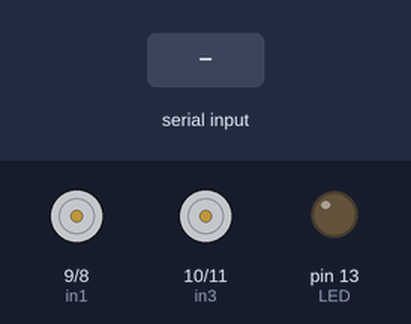
A sketch run on a simulated Arduino Uno, built with avr-gcc and run on an emulated ATmega328P. On the bench: motor-driver pin pairs drawn as motors (green arrow = first pin HIGH = forward, orange = second pin HIGH = backward, longer = more drive, scaled by the enable pin), output pins drawn as LEDs (lit = HIGH). Inputs (shaded band) come from the test bench.

Above: at 1.2 s.
1.3 s: "F" received over Serial
At 2.5 s:
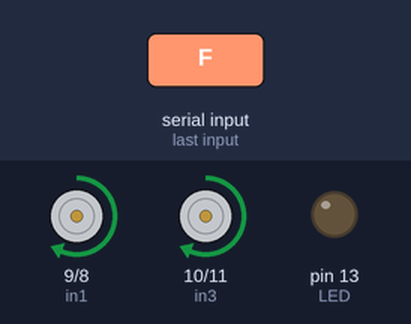
2.8 s: byte 50 ('2') received over Serial
At 3.6 s:
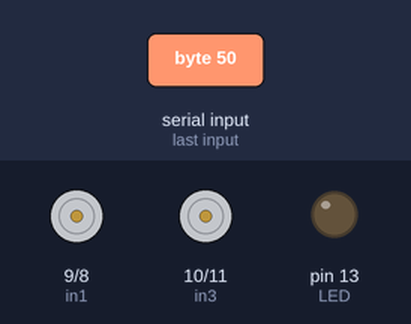
4.3 s: "B" received over Serial
At 4.8 s:
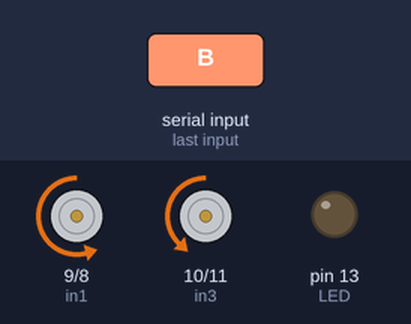
5.8 s: byte 51 ('3') received over Serial
At 7.0 s:
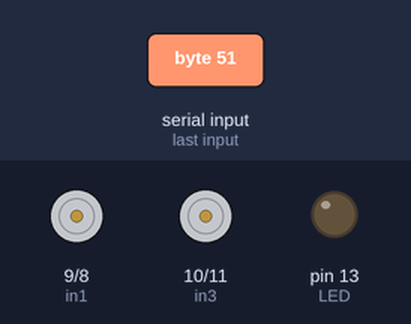
7.3 s: "L" received over Serial
At 8.3 s:
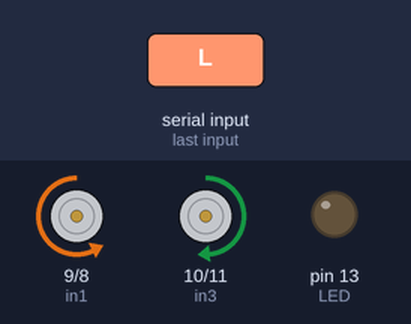
8.8 s: "R" received over Serial
At 9.4 s:
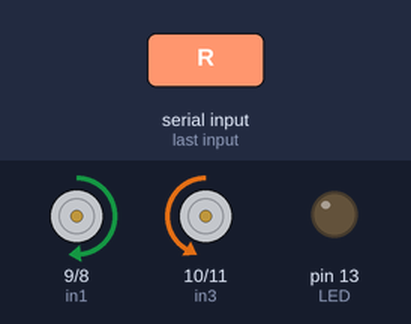
Timing chart, 0 to 11.3 s (numbered marks = the images above; inputs shaded):
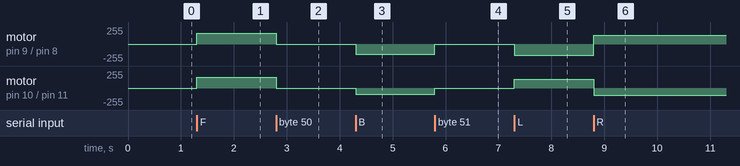

Measured:
- after the input at 1.3 s, motor on pin 9 (in1) / pin 8 (in2), motor on pin 10 (in3) / pin 11 (in4): stopped → forward 163/255 at once
- after the input at 2.8 s, motor on pin 9 (in1) / pin 8 (in2), motor on pin 10 (in3) / pin 11 (in4): forward 163/255 → stopped at once
- after the input at 4.3 s, motor on pin 9 (in1) / pin 8 (in2): stopped → backward 153/255 at once; motor on pin 10 (in3) / pin 11 (in4): stopped → backward 92/255 at once
- after the input at 5.8 s, motor on pin 9 (in1) / pin 8 (in2): backward 153/255 → stopped at once; motor on pin 10 (in3) / pin 11 (in4): backward 92/255 → stopped at once
- after the input at 7.3 s, motor on pin 9 (in1) / pin 8 (in2): stopped → backward 165/255 at once; motor on pin 10 (in3) / pin 11 (in4): stopped → forward 132/255 at once
- after the input at 8.8 s, motor on pin 9 (in1) / pin 8 (in2): backward 165/255 → forward 132/255 at once; motor on pin 10 (in3) / pin 11 (in4): forward 132/255 → backward 107/255 at once

The sketch:

Arduino-Car_with_PWM.ino
```cpp
// (licence header left out)
//L298n Motor Driver pins.
#define in1 9
#define in2 8
#define in3 10
#define in4 11
#define ENA 6
#define ENB 5
#define LED 13
int command; //Int to store app command state.
int Speed = 204; // 0 - 255.
int Speedsec;
int buttonState = 0;
int lastButtonState = 0;
int Turnradius = 0; //Set the radius of a turn, 0 - 255 Note:the robot will malfunction if this is higher than int Speed.
int brakeTime = 45;
int brkonoff = 1; //1 for the electronic braking system, 0 for normal.
void setup() {
  pinMode(in1, OUTPUT);
  pinMode(in2, OUTPUT);
  pinMode(in3, OUTPUT);
  pinMode(in4, OUTPUT);
  pinMode(ENA, OUTPUT);
  pinMode(ENB, OUTPUT);
  pinMode(LED, OUTPUT); //Set the LED pin.
  Serial.begin(9600);  //Set the baud rate to your Bluetooth module.
}

void loop() {
  if (Serial.available() > 0) {
    command = Serial.read();
    Stop(); // Initialize with motors stopped.
    switch (command) {
      case 'F':
        forward();
        break;
      case 'B':
        back();
        break;
      case 'L':
        left();
        break;
      case 'R':
        right();
        break;
      case 'G':
        forwardleft();
        break;
      case 'I':
        forwardright();
        break;
      case 'H':
        backleft();
        break;
      case 'J':
        backright();
        break;
      case '0':
        Speed = 100;
        break;
      case '1':
        Speed = 140;
        break;
      case '2':
        Speed = 153;
        break;
      case '3':
        Speed = 165;
        break;
      case '4':
        Speed = 178;
        break;
      case '5':
        Speed = 191;
        break;
      case '6':
        Speed = 204;
        break;
      case '7':
        Speed = 216;
        break;
      case '8':
        Speed = 229;
        break;
      case '9':
        Speed = 242;
        break;
      case 'q':
        Speed = 255;
        break;
    }
    Speedsec = Turnradius;
    if (brkonoff == 1) {
      brakeOn();
    } else {
      brakeOff();
    }
  }

  // Update motor speed based on ENA and ENB values

}


void forward() {
  analogWrite(in1, Speed);
  analogWrite(in3, Speed);
  analogWrite(ENA, Speed);
  analogWrite(ENB, Speed);
}

void back() {
  analogWrite(in2, Speed);
  analogWrite(in4, Speed);
  analogWrite(ENA, Speed);
  analogWrite(ENB, Speed);
}

void left() {
  analogWrite(in3, Speed);
  analogWrite(in2, Speed);
  analogWrite(ENA, Speed);
  analogWrite(ENB, Speed);
}

void right() {
  analogWrite(in4, Speed);
  analogWrite(in1, Speed);
  analogWrite(ENA, Speed);
  analogWrite(ENB, Speed);
}
void forwardleft() {
  analogWrite(in1, Speedsec);
  analogWrite(in3, Speed);
}
void forwardright() {
  analogWrite(in1, Speed);
  analogWrite(in3, Speedsec);
}
void backright() {
  analogWrite(in2, Speed);
  analogWrite(in4, Speedsec);
}
void backleft() {
  analogWrite(in2, Speedsec);
  analogWrite(in4, Speed);
}

void Stop() {
  analogWrite(in1, 0);
  analogWrite(in2, 0);
  analogWrite(in3, 0);
  analogWrite(in4, 0);
}

void brakeOn() {
  //Here's the future use: an electronic braking system!
  // read the pushbutton input pin:
  buttonState = command;
  // compare the buttonState to its previous state
  if (buttonState != lastButtonState) {
    // if the state has changed, increment the counter
    if (buttonState == 'S') {
      if (lastButtonState != buttonState) {
        digitalWrite(in1, HIGH);
        digitalWrite(in2, HIGH);
        digitalWrite(in3, HIGH);
        digitalWrite(in4, HIGH);
        digitalWrite(ENA, HIGH);
        digitalWrite(ENB, HIGH);

        delay(brakeTime);
        Stop();
      }
    }
    // save the current state as the last state,
    //for next time through the loop
    lastButtonState = buttonState;
  }
}
void brakeOff() {

}
```
